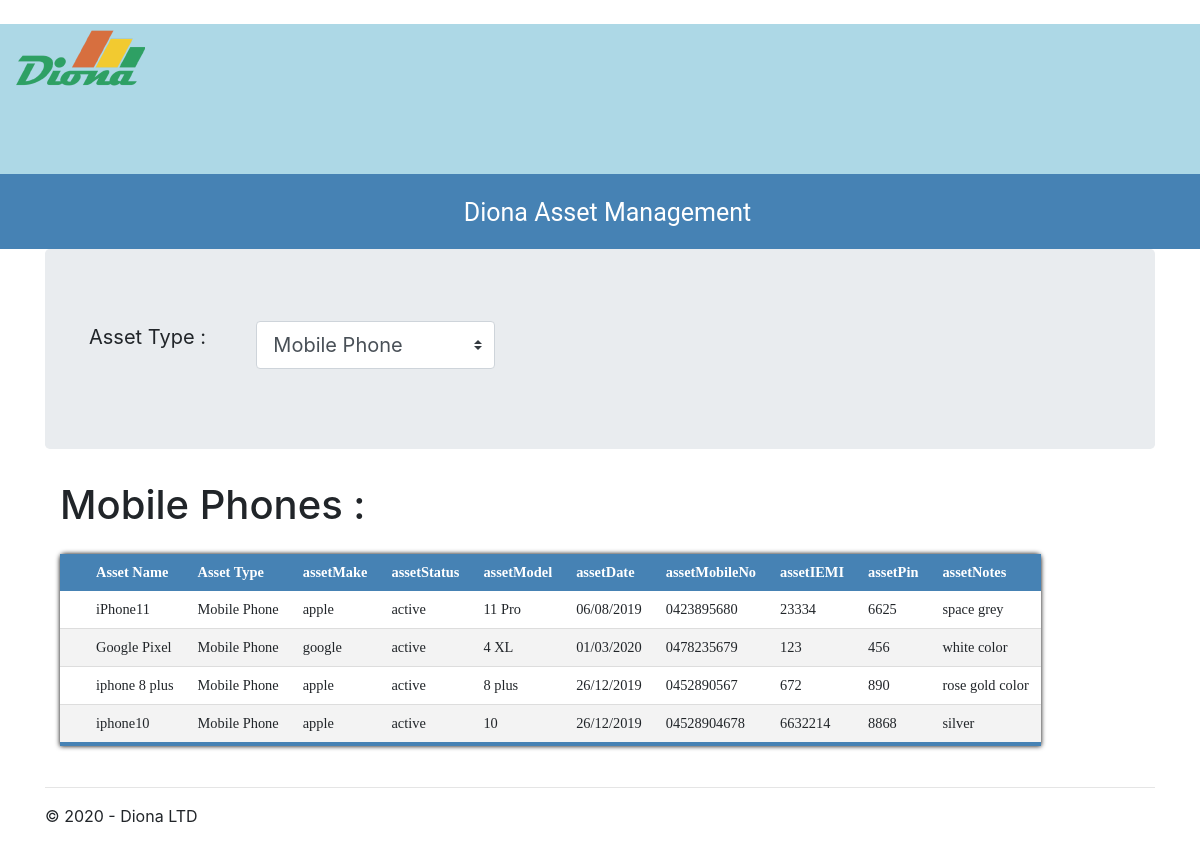
The page /userview/mobile on the database its author committed.
### tables this page shows
CREATE TABLE `Asset` (
                                            `asset_id` integer,
                                            `assetType_id` integer NOT NULL,
                                            `asset_name` TEXT NOT NULL,
                                            PRIMARY KEY (`asset_id`)
                                            FOREIGN KEY (`assetType_id`) REFERENCES `AssetType` (`assetType_id`));

CREATE TABLE `AssetType` (
                                            `assetType_id` integer,
                                            `assetType_name` TEXT NOT NULL,
                                            PRIMARY KEY (`assetType_id`));

### EX1/views.py (the view)
@app.route('/userview/mobile')
def mobile():
        types = dbHandler.getAllAssetType()
        conn = sqlite3.connect(r"diona.db")
        cur = conn.cursor()
        name_types = cur.execute("SELECT a.asset_name , t.assetType_name, GROUP_CONCAT(d.key_value) FROM AssetDetails d, AssetType t INNER JOIN Asset a on a.asset_id = d.asset_id AND a.assetType_id = t.assetType_id WHERE t.assetType_name = 'Mobile Phone' GROUP BY a.asset_id")
        rows = name_types.fetchall()
        results = [0 for x in range(len(rows))]
        for x in range(len(rows)):
            results[x] = rows[x][2].split(',')
        cur2 = conn.cursor()
        details_keys = cur2.execute("SELECT a.asset_name, GROUP_CONCAT(d.key_name) FROM AssetDetails d, AssetType t INNER JOIN Asset a on a.asset_id = d.asset_id AND a.assetType_id = t.assetType_id WHERE t.assetType_name = 'Mobile Phone' GROUP BY a.asset_id")
        return render_template('userview_mobile.html',
                                title='User View',
                                rows = rows,
                                res = results,
                                keys = details_keys.fetchall()[0][1].split(','),
                                type = types,
                                year=datetime.now().year)

### EX1/models.py (called while the page is built)
def create_connection(db_file):
    conn = None
    try:
        conn = sqlite3.connect(db_file)
    except Error as e:
        print(e)
    return conn

def getAllAssetType():
    con = create_connection("diona.db")
    try:
        with con:
            cur = con.cursor()
            cur.execute("SELECT DISTINCT assetType_name FROM AssetType")
            rows = cur.fetchall()
            return rows
    except sqlite3.IntegrityError:
        print ("couldn't add data")
    con.close()

### EX1/templates/userview_mobile.html
﻿{% extends "layout_user.html" %}
{% block content %}
<div class="jumbotron">
    <div class=" row ">
        <div class="col-2">
            <label class="col-form-label col-form-label-lg" for="searchBox1">Asset Type : </label>
        </div>
        <div class="col-3">
            <select class="custom-select custom-select-lg mb-3" id="searchBox1" onchange="location = this.value;">
                {% for value in type: %}
                {% if value[0] == 'Tablet' %}
                <option value="{{ url_for('tablet') }}">{{ value[0]}} </option>
                {% elif value[0] == 'Mobile Phone'%}
                <option value="{{ url_for('mobile') }}" selected>{{ value[0]}} </option>
                {% elif value[0] == 'Laptop'%}
                <option value="{{ url_for('laptop') }}">{{ value[0]}} </option>
                {% else %}
                <option value="{{ url_for('userview') }}" disabled>{{ value[0]}} </option>
                {% endif %}
                {% endfor %}
            </select>
        </div>
    </div>
</div>
<div class="container" style="overflow-x:auto;">
    <h1>Mobile Phones :</h1>
    <table class="view-table">
        <thead>
            <tr>
                <th scope="row"> </th>
                <th> Asset Name </th>
                <th> Asset Type </th>
                {%  for x in keys: %}
                <th> {{ x }} </th>
                {% endfor %}
            </tr>
        </thead>
        {%  for row in range(rows|length): %}
        <tbody>
            <tr>
                <th scope="row"></th>
                <td>{{ rows[row][0] }}</td>
                <td>{{ rows[row][1] }}</td>
                {%  for x in res[row]: %}
                <td>{{ x }}</td>
                {% endfor %}
            </tr>
        </tbody>
        {% endfor %}
    </table>
</div>
{% endblock %}

### EX1/templates/layout_user.html (shortened to what this page needs)
﻿<!DOCTYPE html>
<html>
<head>
    <link rel="stylesheet" href="https://stackpath.bootstrapcdn.com/bootstrap/4.4.1/css/bootstrap.min.css"
>
    <link rel="stylesheet" href="https://cdnjs.cloudflare.com/ajax/libs/font-awesome/4.7.0/css/font-awesome.min.css">
    <link rel="stylesheet" href="{{url_for('static',filename = 'styles.css')}}">
</head>
<body>
    <div class="navcontainerwrapper">
        <div class="topnavcontainer">
            <div class="topnavlogo">
                <a href="{{ url_for('home')}}">
                    <img id="output" name="logo" alt="Logo" src="{{url_for('static',filename = 'image/logo.png')}}" />
                </a>
            </div>
        </div>
        <div class="subnavcontainer">
            <div class="subnavheader">
                <span>Diona Asset Management</span>
            </div>
        </div>
    </div>
    <div class="container body-content">
        {% block content %}{% endblock %}
        <hr />
        <footer>
            <p>&copy; {{ year }} - Diona LTD</p>
        </footer>
    </div>
</body>
</html>

### EX1/static/styles.css (style rules this page uses)
.navcontainerwrapper { box-sizing: border-box; font-family: Roboto, Arial, sans-serif; font-size: 14px; line-height: 1.5; }
.topnavcontainer { background-color: #ADD8E6; height: 150px; overflow: auto; margin-bottom: 0; }
.topnavlogo { margin-left: 15px; position: relative; float: left; color: #fff; font-size: 30px; font-family: Roboto, Arial, sans-serif; font-style: italic; }
.subnavcontainer { box-sizing: border-box; background-color: #4682B4 !important; height: 75px; text-align: center; font-size: 17px; }
.subnavheader { padding-top: 20px; padding-bottom: 15px; font-size: 25px; margin-left: 15px; display: inline-block; text-align: center; color: white; }
.row:after { content: ""; display: table; clear: both; }
label { padding-top: 12px; padding-right: 12px; padding-left: 12px; display: inline-block; }
input[type= text], select, textarea { width: 100%; padding: 12px; margin: 8px 0; display: inline-block; border: 1px solid #ccc; border-radius: 4px; box-sizing: border-box; resize: vertical; }
.view-table { border-collapse: collapse; margin: 25px 0px; font-size: 0.9em; min-width: 400px; border-radius: 5px 5px 0 0; box-shadow: 0 0 5px rgba(0, 0, 0, 15); font-family: Calibri; }
.view-table thead tr { background-color: #4682B4; color: white; font-weight: bold; }
.view-table thead th { text-align: left; }
.view-table th, .view-table td { padding: 10px 12px; }
.view-table tbody tr { border-bottom: 1px solid #dddddd; }
.view-table tbody:last-of-type { border-bottom: 4px solid #4682B4; }
.view-table tbody { background-color: #f3f3f3; }
.view-table tbody:nth-child(2n) { background-color: white; }

### rows shown on the page
AssetType: assetType_name "Mobile Phone", x "apple" "active" "11 Pro" "06/08/2019" "0423895680" "23334" "6625" "space grey" "google" "active" "4 XL" "01/03/2020" "0478235679" "123" "456" "white color" "apple" "active" "8 plus" "26/12/2019" "0452890567" "672" "890" "rose gold color" "apple" "active" "10" "26/12/2019" "04528904678" "6632214" "8868" "silver"
Asset: asset_name "iPhone11"
Asset: asset_name "Google Pixel"
Asset: asset_name "iphone 8 plus"
Asset: asset_name "iphone10"

### other values the page prints
{{ x }} "assetMake" "assetStatus" "assetModel" "assetDate" "assetMobileNo" "assetIEMI" "assetPin" "assetNotes"
form field value "Mobile Phone"
